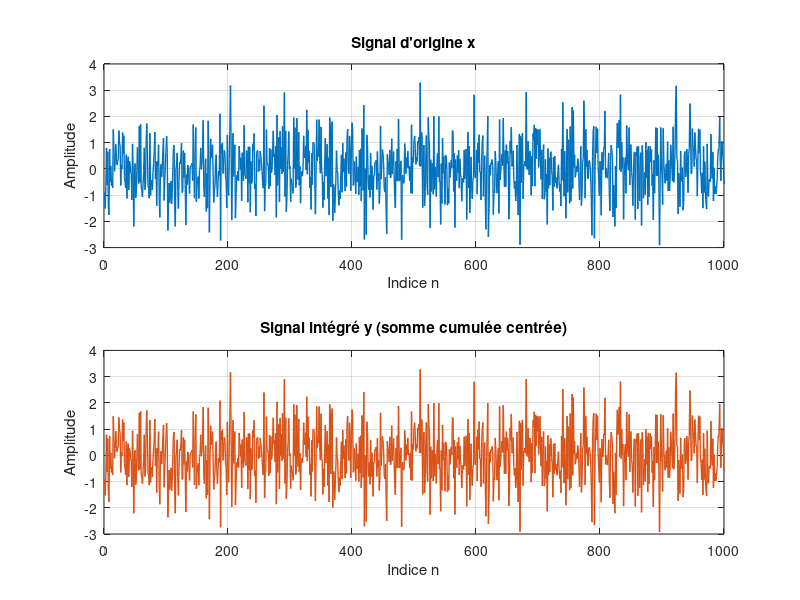
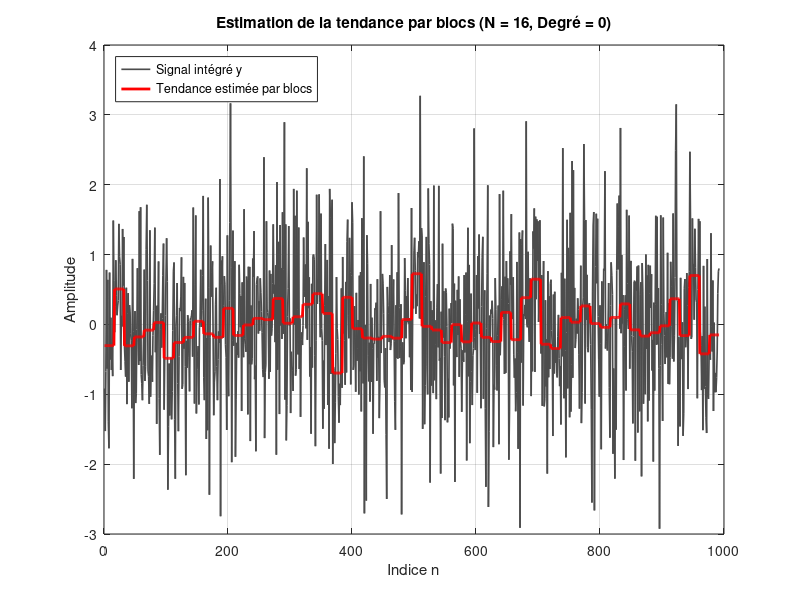
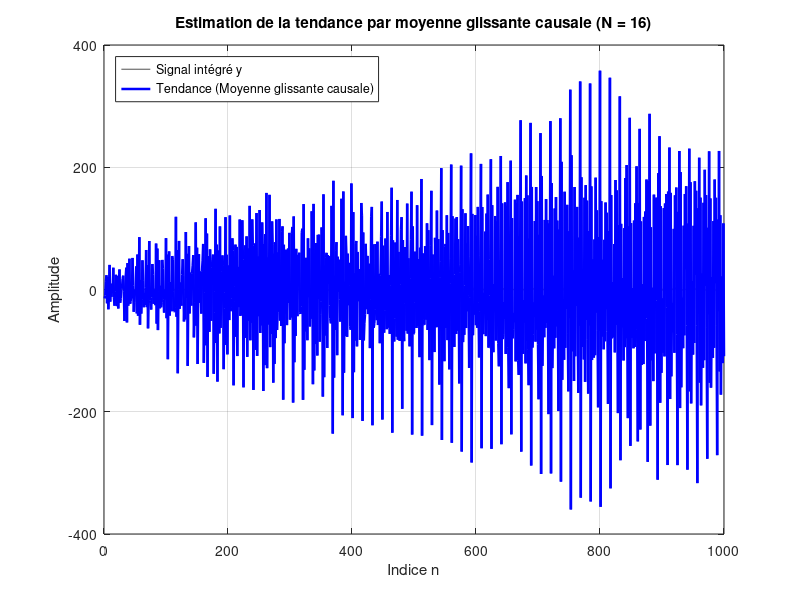
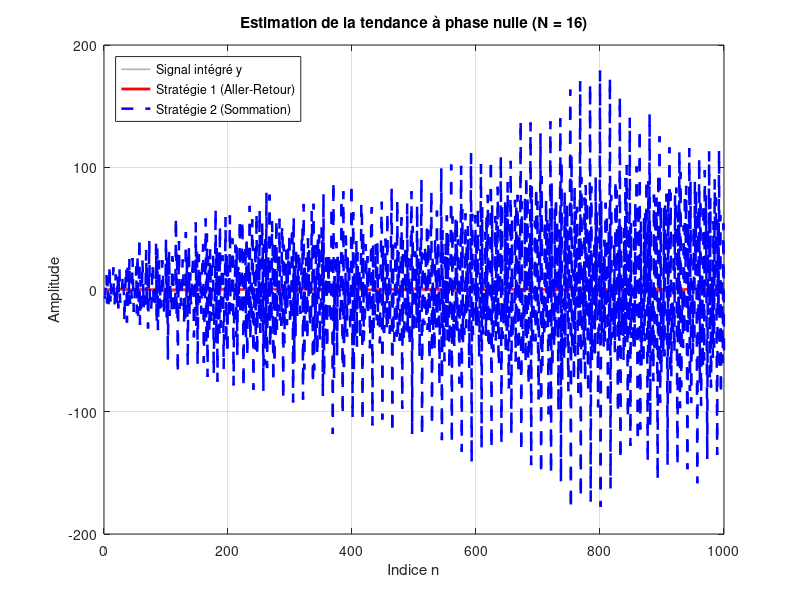

MATLAB code for these plots, in order:
clear; clc;

%%%%%%%%%%%%%%%%%%%%%%%%%%%%%%%%%%%%%%%%%%%%%%%
% étape 0 génération d'un signal pour les tests
%%%%%%%%%%%%%%%%%%%%%%%%%%%%%%%%%%%%%%%%%%%%%%%
% taille du signal
M = 1000; 
% signal
t1 = 1:M;
% x = 5 * sin(2*pi*2*t1/M); 

x = randn(M,1);

%%%%%%%%%%%%%%%%%%%%%%%%%%%%%%%%%%%
% étape 1 centrage puis intégration
%%%%%%%%%%%%%%%%%%%%%%%%%%%%%%%%%%%

x_centre = x - mean(x);
% intégration par méthode des rectangles
%%% cumtrapz pour la méthode des trapèzes
% y = cumsum(x_centre); 
y = x_centre;

%%%%%%%%%%%%%%%%%%%%%%%%%%%%%%%%%%%
% étape 2a décomposition en blocs
%%%%%%%%%%%%%%%%%%%%%%%%%%%%%%%%%%%

% choix de la méthode de tendance 
% 0 = par la moyenne
% 1 = par droite de régression
choix = 0;

% on fixe la taille d'un bloc
N = 16; 

M = length(y);
% L est le nombre de blocs
L = floor(M/N);
% on ajuste la taille de y (toujours le signal intégré)
% aux nombres de blocs complets
y_ajuste = y(1:L*N);

% définition de la tendance
tendance = zeros(size(y_ajuste));

% Vecteur temps pour 1 bloc
t = (1:N)';

for i = 1:L
    debut = (i-1)*N +1;
    fin = i*N;
    bloc = y_ajuste(debut:fin);

    if choix == 0
        % modèle par la moyenne : (degré 0)
        val_tendance = mean(bloc);
        bloc_tendance = val_tendance * ones(N,1);
    else
        % modèle par droite de régression (degré 1)
        p = polyfit(t, block, 1);
        bloc_tendance = polyval(p,t);
    end
    tendance(debut:fin) = bloc_tendance;
end

%%%%%%%%%%% plot %%%%%%%%%%% 

% % Figure 1 : Signal d'origine et signal intégré
figure('Name', 'Étapes 0 et 1 : Signal et Intégration', 'Color', 'w');

subplot(2,1,1);
plot(x, 'Color', [0 0.447 0.741], 'LineWidth', 1);
title('Signal d''origine x');
xlabel('Indice n'); ylabel('Amplitude');
grid on;

subplot(2,1,2);
plot(y, 'Color', [0.85 0.325 0.098], 'LineWidth', 1);
title('Signal intégré y (somme cumulée centrée)');
xlabel('Indice n'); ylabel('Amplitude');
grid on;

% Figure 2 : Signal intégré et sa tendance estimée par morceaux
figure('Name', 'Étape 2a : Estimation de la tendance', 'Color', 'w');
plot(y_ajuste, 'Color', [0.3 0.3 0.3], 'LineWidth', 1.2, 'DisplayName', 'Signal intégré y');
hold on;
plot(tendance, 'r-', 'LineWidth', 2, 'DisplayName', 'Tendance estimée par blocs');
legend('Location', 'northwest');
title(['Estimation de la tendance par blocs (N = ', num2str(N), ', Degré = ', num2str(choix), ')']);
xlabel('Indice n'); ylabel('Amplitude');
grid on;
hold off;

%%%%%%%%%%% fin plot %%%%%%%%%%% 


%%%%%%%%%%%%%%%%%%%%%%%%%%%%%%%%%%%
% étape 2b filtre passe-bas
%%%%%%%%%%%%%%%%%%%%%%%%%%%%%%%%%%%

% taille de la fenêtre (N = 16)

% définition de la réponse impulsionnelle
b = (1/N) * ones(1, N);
a = 1;

% filtrage sur y
tendance_2b = filter(a,b,y);

% recalage du signal pour compenser le retard de (N-1)/2

retard = (N-1)/2;

%%%%%%%%%%%%%%%%%%%%%%%%%%%%%%%%%%%%%%%%%%%%%%%
% Plot Étape 2b
%%%%%%%%%%%%%%%%%%%%%%%%%%%%%%%%%%%%%%%%%%%%%%%
figure('Name', 'Étape 2b : Filtrage passe-bas (Moyenne glissante)', 'Color', 'w');
plot(y, 'Color', [0.5 0.5 0.5], 'LineWidth', 1, 'DisplayName', 'Signal intégré y');
hold on;
plot(tendance_2b, 'b-', 'LineWidth', 1.8, 'DisplayName', 'Tendance (Moyenne glissante causale)');
legend('Location', 'northwest');
title(['Estimation de la tendance par moyenne glissante causale (N = ', num2str(N), ')']);
xlabel('Indice n'); ylabel('Amplitude');
grid on;
%%%%%%%%%%%%%%%%%%%%%%%%%%%%%%%%%%%%%%%
%%%%%%%%%%% fin plot %%%%%%%%%%% 
%%%%%%%%%%%%%%%%%%%%%%%%%%%%%%%%%%%%%%%

%%%%%%%%%%%%%%%%%%%%%%%%%%%%%%%%%%%
% étape 2c décomposition en blocs
%%%%%%%%%%%%%%%%%%%%%%%%%%%%%%%%%%%

% ===================================
% Strat 1
% ===================================

g_s1 = filter(b,a,y);
% g_inverse = g(-n)
g_s1_inverse = flipud(g_s1);
r_s1 = filter(b,a,g_s1_inverse);
tendance_s1 = flipud(r_s1);

% ===================================
% Strat 2
% ===================================

g_s2 = filter(a,b,y);

y_s2_inverse = flipud(y);

r_s2 = filter(b,a,y_s2_inverse);

tendance_s2 = (g_s2 + flipud(r_s2)) / 2;

%%%%%%%%%%%%%%%%%%%%%%%%%%%%%%%%%%%%%%%%%%%%%%%
% Plot Étape 2c
%%%%%%%%%%%%%%%%%%%%%%%%%%%%%%%%%%%%%%%%%%%%%%%
figure('Name', 'Étape 2c : Filtres à phase nulle (Stratégies 1 et 2)', 'Color', 'w');
plot(y, 'Color', [0.7 0.7 0.7], 'LineWidth', 1.2, 'DisplayName', 'Signal intégré y');
hold on;
plot(tendance_s1, 'r-', 'LineWidth', 2, 'DisplayName', 'Stratégie 1 (Aller-Retour)');
plot(tendance_s2, 'b--', 'LineWidth', 1.8, 'DisplayName', 'Stratégie 2 (Sommation)');
legend('Location', 'northwest');
title(['Estimation de la tendance à phase nulle (N = ', num2str(N), ')']);
xlabel('Indice n'); ylabel('Amplitude');
grid on;
hold off;

%%%%%%%%%%%%%%%%%%%%%%%%%%%%%%%%%%%
% étape 3 tendance retranchée
%%%%%%%%%%%%%%%%%%%%%%%%%%%%%%%%%%%

r = y - tendance_s1;

% puissance des flucuations
P_N = mean(r.^2);

fprintf('Pour une taille de bloc N = %d, la puissance P(N) vaut : %.4f\n', N, P_N);

%%%%%%%%%%%%%%%%%%%%%%%%%%%%%%%%%%%%%%%%%%%%%%%
% étape 4 : log-log et droite de régression
%%%%%%%%%%%%%%%%%%%%%%%%%%%%%%%%%%%%%%%%%%%%%%%

vecteur_N = (3 : floor(M/2))';
nb_N = length(vecteur_N);

P_N = zeros(nb_N, 1);

for k = 1:nb_N
    N_courant = vecteur_N(k);
    
% Étape 2a
    L = floor(M / N_courant);
    y_tronque = y(1 : L * N_courant);
    tendance_loc = zeros(L * N_courant, 1);
    t_loc = (1:N_courant)';
    
    for i = 1:L
        idx = (i-1)*N_courant + 1 : i*N_courant;
        p = polyfit(t_loc, y_tronque(idx), 1);
        tendance_loc(idx) = polyval(p, t_loc);
    end
    
% Étape 3
    r_loc = y_tronque - tendance_loc;
    P_N(k) = mean(r_loc(:).^2);
end

log_N = log10(vecteur_N);
log_P = log10(P_N);

p_droite = polyfit(log_N, log_P, 1);
pente = p_droite(1);

% Reconstruction de la droite théorique pour le tracé graphique
droite_fit = polyval(p_droite, log_N);

fprintf('===============================================\n');
fprintf('MARQUEUR OBTENUE (Pente de la droite) : %.4f\n', pente);
fprintf('===============================================\n');

%%%%%%%%%%%%%%%%%%%%%%%%%%%%%%%%%%%%%%%%%%%%%%%
% Plot Étape 4
%%%%%%%%%%%%%%%%%%%%%%%%%%%%%%%%%%%%%%%%%%%%%%%
figure('Name', 'Étape 4 : Graphique Log-Log et Pente (DFA)', 'Color', 'w');

% Tracé des points calculés pour chaque N
plot(log_N, log_P, 'o', 'MarkerSize', 4, 'MarkerFaceColor', [0 0.447 0.741],'DisplayName', 'Points mesurés (log(P(N)) vs log(N))');
hold on;

% Tracé de la droite de régression
plot(log_N, droite_fit, 'r-', 'LineWidth', 2, 'DisplayName', sprintf('Droite d''ajustement (Pente \\alpha = %.3f)', pente));

grid on;
xlabel('log_{10}(N)', 'FontWeight', 'bold');
ylabel('log_{10}(P(N))', 'FontWeight', 'bold');
title('Étape 4 : Détermination de la pente en échelle Log-Log');
legend('Location', 'northwest');
hold off;
